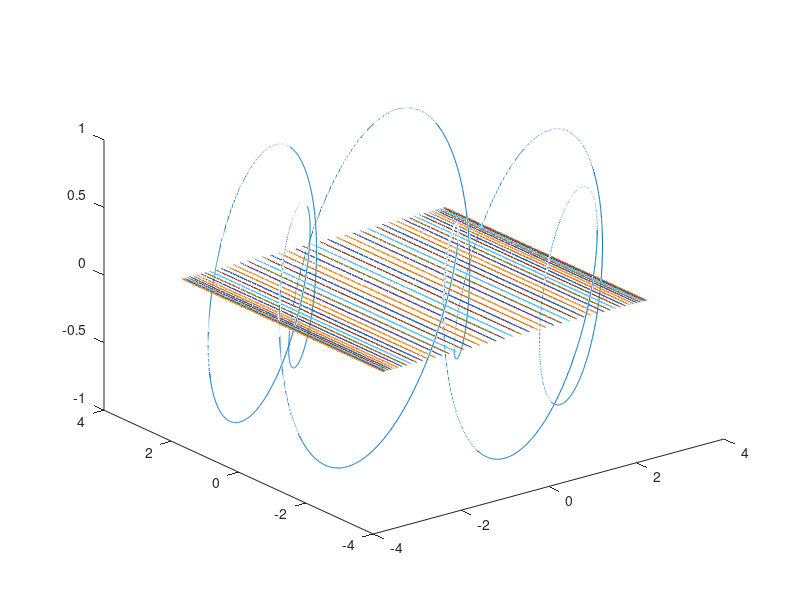

MATLAB code for this plot:
% 3 (a)
t = linspace(-1, 1, 10000);

R = 3;
r = 1;
eta = pi/3;

p = 6;

phi = 2*pi*t;
theta = 2*pi*p*t;

plot3(                                     ...
    R*cos(phi) + r*(cos(theta).*cos(eta)), ... % M
    R*sin(phi) + r*sin(theta),             ...
    r*(cos(theta).*sin(eta)),              ...                          ...
    R*cos(2*pi*linspace(0,1,100)),         ... % C
    R*sin(2*pi*linspace(0,1,100)),         ...
    zeros(100)                             ...
);